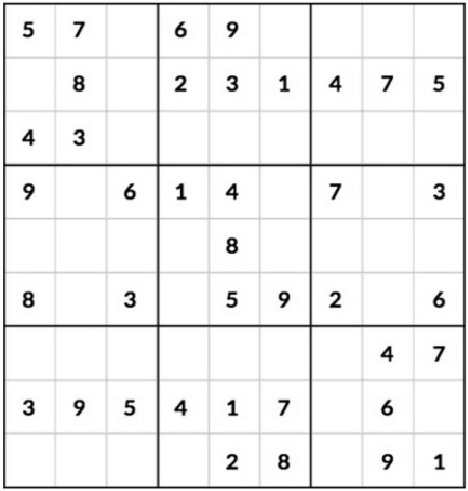
#> input picture sudoku_1.png, 468 x 491 px
$ jupyter execute --allow-errors sudoku_solver_process_image.ipynb
#> lines starting #> are read from the running program, lines starting #| are printed output that depends on the picture; after the words box and inside, x2 and y2 are one past the last pixel; in counts of white or black regions, pixels touching at a corner belong together
# Build a Sudoku Solver using just an array of sudoku

## Import all the necessary libraries

[cell 1]
import string
import matplotlib.pyplot as plt
import numpy as np
import matplotlib.image as mpimg
import random

## Define a Sudoku Class

[cell 2]
class sudoku():
    def __init__(self, sudoku_array) -> None:
        self.n = len(sudoku_array)
        self.sqrt_n = int(np.sqrt(self.n))
        self.sudoku_original = sudoku_array
        self.sudoku_array = np.copy(sudoku_array)
        self.all_allowed_values = np.arange(1,self.n+1,1)

        self.subgrids_array = self.get_subgrids()
        self.validate_n()
        # Get occupied values in each row and column
        self.rows_occupied = {i: [v for v in self.sudoku_array[i, :] if v > 0] for i in range(self.n)}
        self.cols_occupied = {i: [v for v in self.sudoku_array[:, i] if v > 0] for i in range(self.n)}
        self.rows_available = {i: [v for v in self.all_allowed_values if v not in self.rows_occupied[i]] for i in range(self.n)}
        self.cols_available = {i: [v for v in self.all_allowed_values if v not in self.cols_occupied[i]] for i in range(self.n)}
        # self.number_rows_availability = {i: [v for v in self.sudoku_array[i, :] if v == i] for i in range(self.n)}
        self.available_cells = list(zip(*np.where(self.sudoku_array == 0)))

    def validate_n(self):
        if self.sqrt_n ** 2 != self.n:
            raise ValueError(f"Grid size {self.n} is not a perfect square.")
        if len(self.sudoku_array[:,0]) != self.n:
            raise ValueError(f"Grid size {self.n} is not a perfect square.")
        # for subgrid_num in range(len(self.subgrids_array)):
        #     subgrid_values = self.subgrids_array[subgrid_num].flatten()
        #     if len(set(subgrid_values)) != len([v for v in subgrid_values if v > 0]):
        #         raise ValueError(f"Subgrid {subgrid_num} contains duplicate values.")

    def update_availability(self, x, y):
        self.sudoku_array = self.sudoku_array
        self.subgrids_array = self.get_subgrids()
        # Get occupied values in each row and column
        self.rows_occupied[x] = {i: [v for v in self.sudoku_array[i, :] if v > 0] for i in range(self.n)}
        self.cols_occupied[y] = {i: [v for v in self.sudoku_array[:, i] if v > 0] for i in range(self.n)}
        self.rows_available[x] = {i: [v for v in self.all_allowed_values if v not in self.rows_occupied[i]] for i in range(self.n)}
        self.cols_available[y] = {i: [v for v in self.all_allowed_values if v not in self.cols_occupied[i]] for i in range(self.n)}
        self.available_cells = list(zip(*np.where(self.sudoku_array == 0)))

    def insert_value(self, row, col, value):
        self.sudoku_array[row][col] = value
        self.update_availability(row, col)
        return print(f"Inserted {value} in row = {row} and column = {col}")


    # Function to cut the grid into nxn subgrids
    def get_subgrids(self):
        subgrids = []
        for row in range(0, self.n, self.sqrt_n):    # Loop over rows in steps of n
            for col in range(0, self.n, self.sqrt_n):  # Loop over columns in steps of n
                # Slice the nxn subgrid
                subgrid = self.sudoku_array[row:row+self.sqrt_n, col:col+self.sqrt_n]
                subgrids.append(subgrid)
        return subgrids

    def identify_subgrid(self, row, col):
        # Determine the row and column of the subgrid
        subgrid_row = row // 3
        subgrid_col = col // 3

        # Return the subgrid number (for visualization, numbering from 1 to 9)
        subgrid_number = subgrid_row * 3 + subgrid_col

        return subgrid_number

    def subgrid_features(self, row, col):
        subgrid_num = self.identify_subgrid(row, col)
        occupied_integers = [i for i in self.subgrids_array[subgrid_num].flatten() if i > 0]
        available_integers = [i for i in self.all_allowed_values if i not in occupied_integers]
        return occupied_integers, available_integers

    def solve_cell_wise(self, row, col):
        cell_row_available = [i for i in self.rows_available[row]]
        cell_col_available = [i for i in self.cols_available[col]]
        cell_subgrid_available = self.subgrid_features(row, col)[1]
        possible_values = list(set(cell_row_available).intersection(cell_col_available).intersection(cell_subgrid_available))
        if len(possible_values) == 1:
            self.insert_value(row, col, possible_values[0])
        return False

    def subgrid_wise(self, grid_iter):
        row_idx = (grid_iter-1) // self.sqrt_n
        col_idx = (grid_iter-1) % self.sqrt_n
        list_rows = np.arange(row_idx*self.sqrt_n, row_idx*self.sqrt_n+self.sqrt_n)
        list_columns = np.arange(col_idx*self.sqrt_n, col_idx*self.sqrt_n+self.sqrt_n)
        list_values_to_be_filled_in = [i for i in self.all_allowed_values if i not in self.subgrids_array[grid_iter].flatten()]
        for num in list_values_to_be_filled_in:
            list_available_moves = []
            for i in list_rows:
                if num in self.rows_available[i]:
                    for j in list_columns:
                        if num in self.rows_available[j]:
                            if self.sudoku_array[i][j] > 0:
                                pass
                            else:
                                list_available_moves.append([i,j])
                        else:
                            pass
                else:
                    pass
            if len(list_available_moves) == 1:
                self.insert_value(i, j, num)
        return print(f"Did iteration for Grid number: {grid_iter}")


        # # cell_row_available = [i for i in self.rows_available[row]]
        # # cell_col_available = [i for i in self.cols_available[col]]
        # # cell_subgrid_available = self.subgrid_features(row, col)[1]
        # return list(set(cell_row_available).intersection(cell_col_available).intersection(cell_subgrid_available))

    def print_sudoku(self):
        for i in range(self.n):
            if i % self.sqrt_n == 0 and i != 0:
                print("-" * self.sqrt_n*8)  # Print horizontal line after every 3rd row

            for j in range(self.n):
                if j % self.sqrt_n == 0 and j != 0:
                    print(" | ", end="")  # Print vertical line after every 3rd column
                if self.sudoku_array[i][j] == 0:
                    cell_value = "."
                else:
                    cell_value = self.sudoku_array[i][j]
                # Print the cell value, or a dot for empty cells (0)
                if j == self.n-1:  # End of the row, print the value and a newline
                    print(cell_value)
                else:
                    print(f"{cell_value} ", end="")

    def solve_sudoku(self):
        progress = True
        while progress:
            progress = False
            for row, col in self.available_cells:
                if self.solve_cell_wise(row, col):
                    progress = True  # If we solve at least one cell, continue solving

        if len(self.available_cells) > 0:
            print("Couldn't fully solve the Sudoku.")
        else:
            print("Sudoku solved!")

## Use an image and load it to generate the Sudoku grid

[cell 3]
import cv2

# Read the image
img = cv2.imread("sudoku_1.png")
#> img is the input picture: shape (491, 468, 3); min 0, max 255, mean 240.3

import cv2
import numpy as np
import pytesseract

# Load the image
# image = cv2.imread("path_to_sudoku_image.jpg")

# Convert to grayscale
gray = cv2.cvtColor(img, cv2.COLOR_BGR2GRAY)

# Apply Gaussian blur
blur = cv2.GaussianBlur(gray, (7, 7), 0)
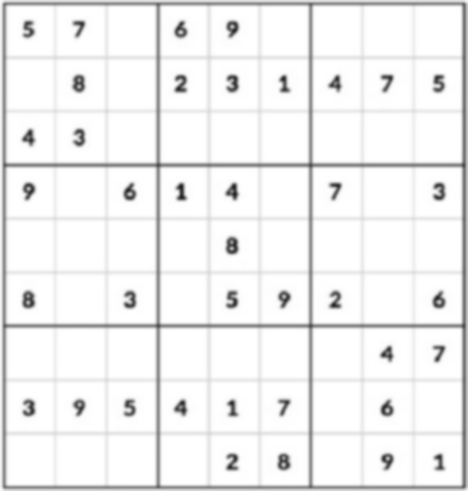
#> blur: shape (491, 468); min 33, max 255, mean 240.1

# Adaptive thresholding to get a binary image
thresh = cv2.adaptiveThreshold(blur, 255, cv2.ADAPTIVE_THRESH_GAUSSIAN_C, cv2.THRESH_BINARY_INV, 11, 2)
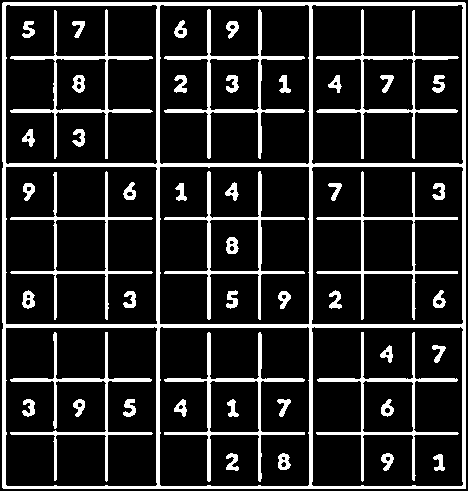
#> thresh: shape (491, 468); 15.8% white; 49 white regions

# Find contours to detect the Sudoku grid
contours, _ = cv2.findContours(thresh, cv2.RETR_EXTERNAL, cv2.CHAIN_APPROX_SIMPLE)
#> contours = 1 contour; box (x1, y1, x2, y2) and area: (2, 2, 466, 489) 225004

# Sort the contours to find the largest contour which should be the grid
contours = sorted(contours, key=cv2.contourArea, reverse=True)

# Draw a rectangle around the largest contour (Sudoku grid)
sudoku_contour = contours[0]
#> sudoku_contour = contour of 15 points, box (x1, y1, x2, y2) (2, 2, 466, 489), area 225004
cv2.drawContours(img, [sudoku_contour], -1, (0, 255, 0), 3)
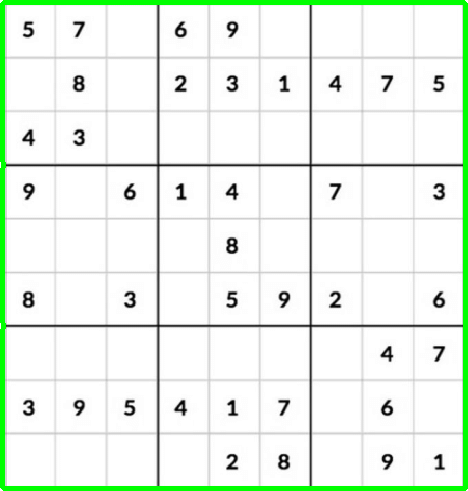
#> img: shape (491, 468, 3); 4.12% of pixels changed, all inside (x1, y1, x2, y2) = (0, 0, 468, 491)

# Show the grid
cv2.imshow('Detected Sudoku Grid', img)
cv2.waitKey(0)
cv2.destroyAllWindows()


# Assume the grid is 450x450 pixels
grid_size = 450
cell_size = grid_size // 9  # Size of each cell (e.g., 50x50 pixels for a 450x450 grid)

# Resize the image to a fixed size (450x450)
grid = cv2.resize(gray, (grid_size, grid_size))
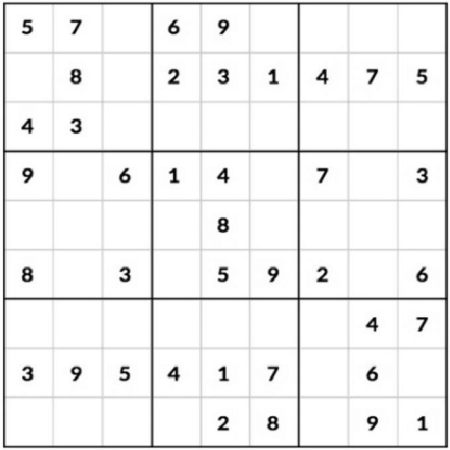
#> grid: shape (450, 450); min 0, max 255, mean 240.2

# Initialize an empty 9x9 Sudoku array
sudoku_array = np.zeros((9, 9), dtype=int)

# Loop over each cell and extract the digit
#> (the rest of this cell did not finish here and is left out)

[cell 4]
# Loop over each cell and extract the digit
for i in range(9):
    for j in range(9):
        # Extract the cell
        cell = grid[i*cell_size:(i+1)*cell_size, j*cell_size:(j+1)*cell_size]

        # Preprocess the cell for OCR
        cell = cv2.resize(cell, (50, 50))  # Resize for better OCR readability
        cell = cv2.GaussianBlur(cell, (3, 3), 0)
        cell = cv2.adaptiveThreshold(cell, 255, cv2.ADAPTIVE_THRESH_GAUSSIAN_C, cv2.THRESH_BINARY_INV, 11, 2)

        # Show each cell to make sure they are correctly processed
        cv2.imshow(f'Cell ({i}, {j})', cell)
        cv2.waitKey(500)  # Display for 500ms for debugging
        cv2.destroyAllWindows()
#> this loop made 9 passes
#> pass 1, `cv2.imshow(f'Cell ({i}, {j})', cell)`:
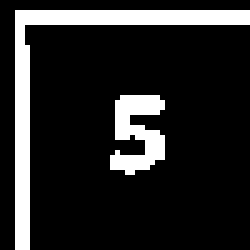
#> window 'Cell (0, 0)': shape (50, 50) (shown 5 times larger); 15.3% white; 2 white regions, box (x1, y1, x2, y2) and area: (3, 2, 50, 50) 272, (22, 19, 33, 35) 110
#> pass 1, `cv2.imshow(f'Cell ({i}, {j})', cell)`:
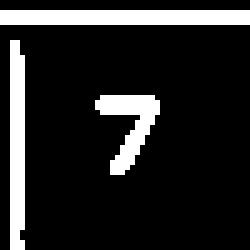
#> window 'Cell (0, 1)': shape (50, 50) (shown 5 times larger); 14.6% white; 3 white regions, box (x1, y1, x2, y2) and area: (0, 2, 50, 5) 150, (2, 8, 5, 50) 121, (19, 19, 32, 35) 95
#> pass 1, `cv2.imshow(f'Cell ({i}, {j})', cell)`:
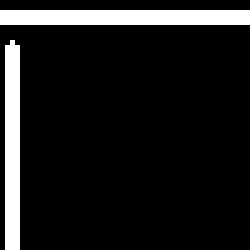
#> window 'Cell (0, 2)': shape (50, 50) (shown 5 times larger); 11% white; 2 white regions, box (x1, y1, x2, y2) and area: (0, 2, 50, 5) 150, (1, 8, 4, 50) 124
#> pass 1, `cv2.imshow(f'Cell ({i}, {j})', cell)`:
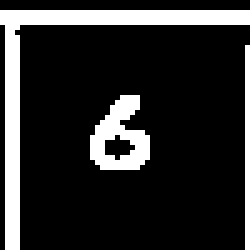
#> window 'Cell (0, 3)': shape (50, 50) (shown 5 times larger); 17.2% white; 3 white regions, box (x1, y1, x2, y2) and area: (0, 2, 50, 50) 284, (18, 19, 30, 34) 105, (49, 9, 50, 50) 41

#> (a cell that did not finish here is left out)

## Model configuration: Give a sudoku grid as an input

[cell 6]
sudoku_grid = np.array([
    [5, 3, 0, 0, 7, 0, 0, 0, 0],
    [6, 0, 0, 1, 9, 5, 0, 0, 0],
    [0, 9, 8, 0, 0, 0, 0, 6, 0],
    [8, 0, 0, 0, 6, 0, 0, 0, 3],
    [4, 0, 0, 8, 0, 3, 0, 0, 1],
    [7, 0, 0, 0, 2, 0, 0, 0, 6],
    [0, 6, 0, 0, 0, 0, 2, 8, 0],
    [0, 0, 0, 4, 1, 9, 0, 0, 5],
    [0, 0, 0, 0, 8, 0, 0, 7, 9]
])

[cell 7]
n_sudoku = sudoku(sudoku_grid)

[cell 8]
n_sudoku.print_sudoku()

[cell 9]
n_sudoku.print_sudoku()

[cell 10]
n_sudoku.solve_sudoku()
